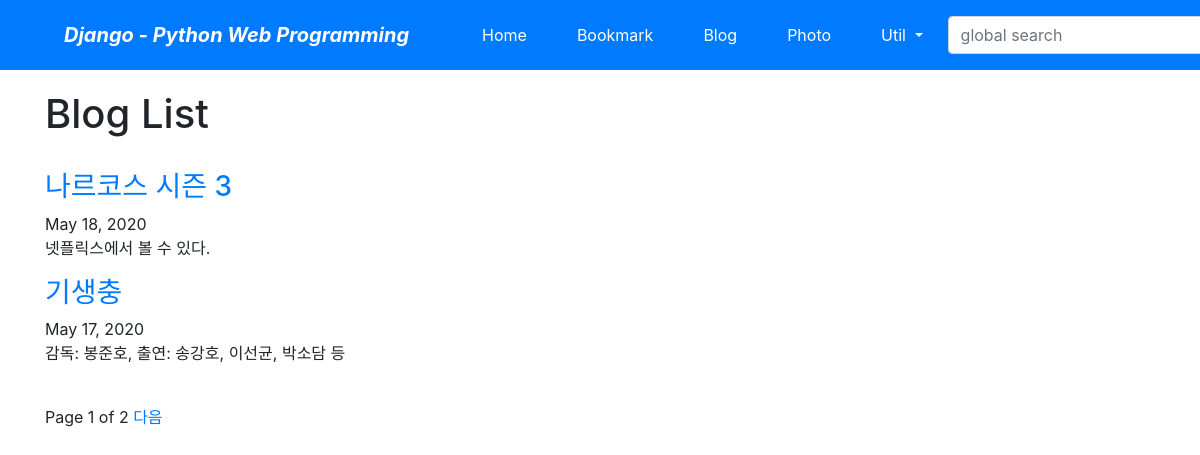
Screenshot of /blog/ with the database file from the repository.
### blog/models.py (models this page shows, shortened)
class Post(models.Model):
    title = models.CharField(verbose_name='TITLE', max_length=50)
    slug = models.SlugField(
        'SLUG', unique=True, allow_unicode=True, help_text='one word for title alias')
    description = models.CharField(
        'DESCRIPTION', max_length=100, blank=True, help_text='simple description text')
    content = models.TextField('CONTENT')
    create_dt = models.DateTimeField('CREATE DATE', auto_now_add=True)
    modify_dt = models.DateTimeField('MODIFY DATE', auto_now=True)
    tags = TaggableManager(blank=True)
    class Meta:
        verbose_name = 'post'
        verbose_name_plural = 'posts'
        db_table = 'blog_posts'
        ordering = ('-modify_dt',)
    def get_absolute_url(self):
        return reverse("blog:post_detail", args=(self.slug,))

### blog/views.py (the view)
# urls.py: path('', views.PostLV.as_view(), name='index'),
class PostLV(ListView):
    model = Post
    template_name = 'blog/post_all.html'
    context_object_name = 'posts'
    paginate_by = 2

### blog/templates/blog/post_all.html (shortened to what this page needs)
{% extends "base.html"%}
{% block content %}
    <h1>Blog List</h1>
    <br/>
    {% for post in posts %}
        <h3>
            <a href="{{ post.get_absolute_url }}">{{ post.title }}</a>
        </h3>
        {{ post.modify_dt|date:"N d, Y"}}
        <p>{{ post.description }}</p>
    {% endfor %}
    <br/>
    <div>
        <span>
            Page
            {{ page_obj.number}}
            of
            {{page_obj.paginator.num_pages}}
            {%if page_obj.has_next %}
                <a href="?page={{ page_obj.next_page_number }}">다음</a>
            {% endif %}
        </span>
    </div>
{% endblock %}

### rows the page displays
Post: title "나르코스 시즌 3", modify_dt "May 18, 2020", description "넷플릭스에서 볼 수 있다."
Post: title "기생충", modify_dt "May 17, 2020", description "감독: 봉준호, 출연: 송강호, 이선균, 박소담 등"

### other values shown
{{ page_obj.number }} "1"
{{ page_obj.paginator.num_pages }} "2"
